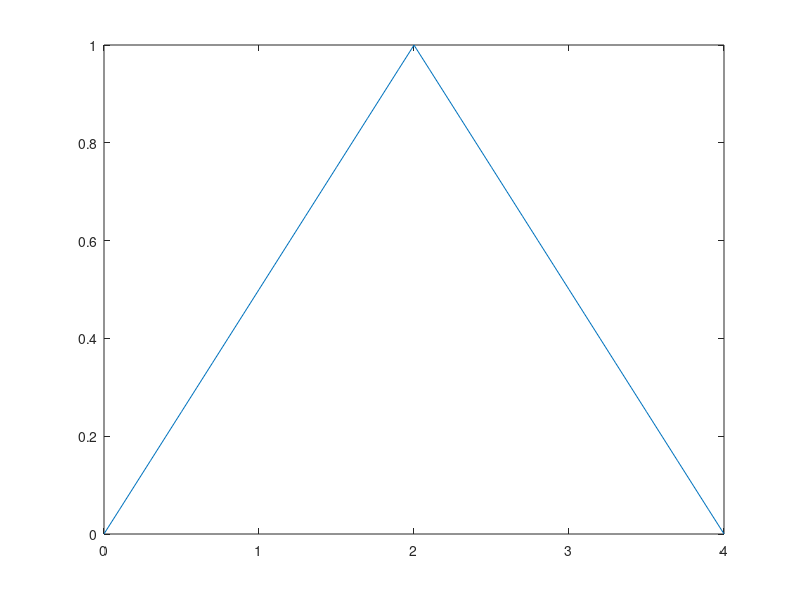

The MATLAB source for this figure:
k=1;
a0=1;
func=0;
final=0
t=0:.1:4;
for k=1:1:1000
    ak=((2*cos(k*pi))/(k*k*pi*pi))-(2/(k*k*pi*pi));
   
    
    func= ak*cos(k*(pi/2)*t);
    
    final= final+func;
    plot(t,(a0/2)+final)
end